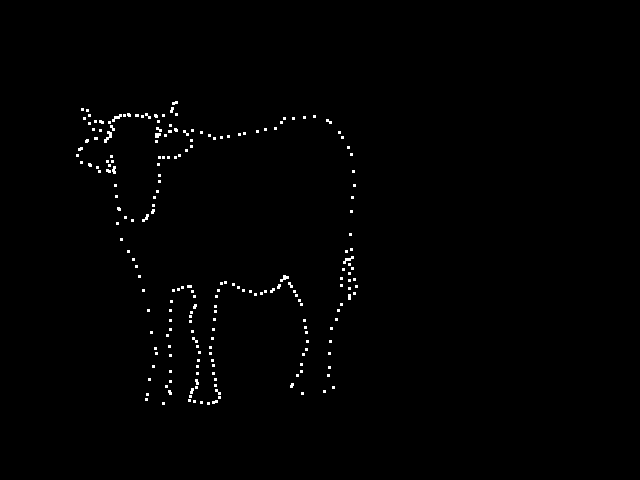

Recreate this plot in Python.
#!/usr/bin/python
# -*- coding: utf-8 -*-

'''
File: level9.py
Author: rshen <[email redacted]>
Description: The Python Challenge Level 8 (Connect the dots): http://www.pythonchallenge.com/pc/return/good.html
'''

import Image
import urllib

img = Image.new("RGB", (640, 480))

req = urllib.urlopen("http://huge:[email redacted]/pc/return/good.html")
lines = req.readlines()

first_lines = lines[25:43]
first = "".join(first_lines).replace("\n", "")
first = [int(i) for i in first.split(",")]

second_lines = lines[45:50]
second = "".join(second_lines).replace("\n", "")
second = [int(i) for i in second.split(",")]

first.extend(second)
for i in range(0, len(first), 2):
    x, y = first[i:i+2]
    img.putpixel((x, y), (255,255,255))
    img.putpixel((x, y-1), (255,255,255))
    img.putpixel((x, y+1), (255,255,255))
    img.putpixel((x-1, y-1), (255,255,255))
    img.putpixel((x-1, y), (255,255,255))
    img.putpixel((x-1, y+1), (255,255,255))
    img.putpixel((x+1, y+1), (255,255,255))
    img.putpixel((x+1, y), (255,255,255))
    img.putpixel((x+1, y-1), (255,255,255))

img.save("level9.png")
